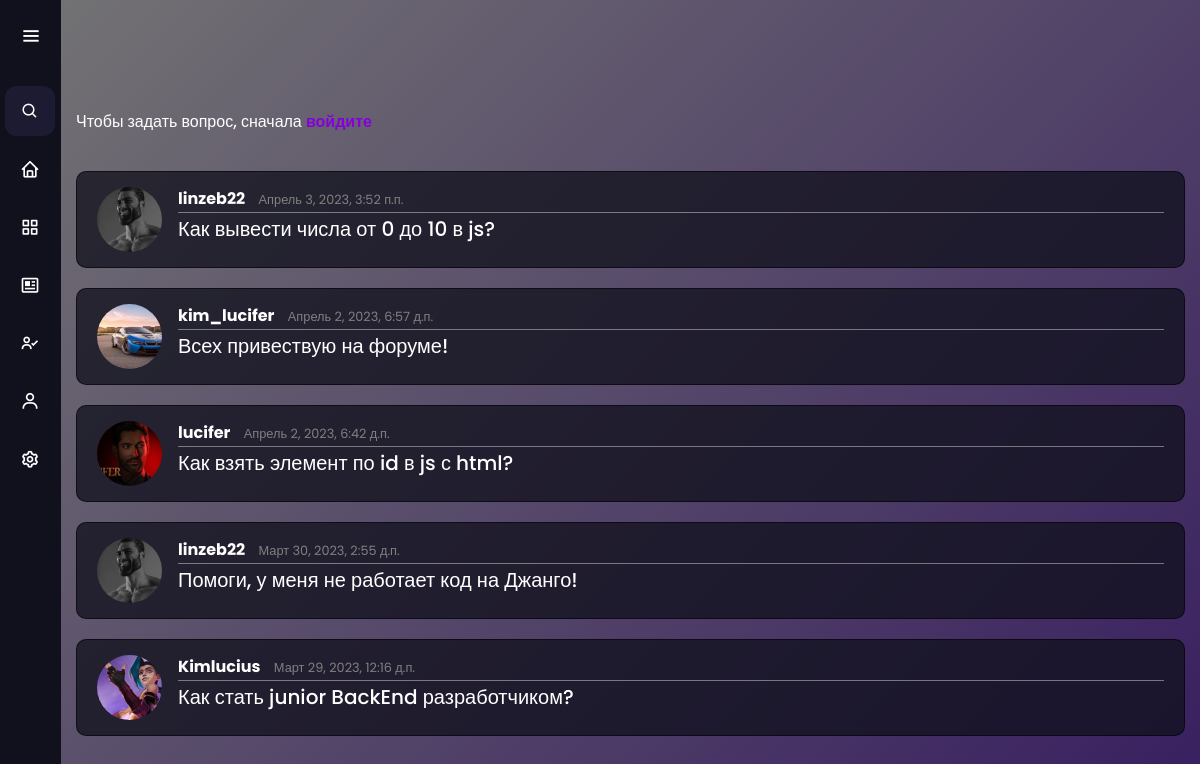
Screenshot of /blog/ with the database file from the repository.
### blog/models.py (models this page shows, shortened)
class Post(models.Model):
    title = models.CharField(max_length=100)
    content = models.TextField()
    date_posted = models.DateTimeField(default=timezone.now)
    author = models.ForeignKey(User, on_delete=models.CASCADE)

### users/models.py (models this page shows, shortened)
class Profile(models.Model):
    user = models.OneToOneField(User, on_delete=models.CASCADE)
    image = models.ImageField(default='default.jpg', upload_to='profile_pics')

### blog/views.py (the view)
# urls.py: path('blog/', PostListView.as_view(), name='blog-home'),
class PostListView(ListView):
    model = Post
    template_name = 'blog/home.html'
    context_object_name = 'posts'
    ordering = ['-date_posted']

### blog/templates/blog/home.html
﻿{% extends "blog/base.html" %}
{% block content %}
  {% if user.is_authenticated %}
    <a class="add_new_comment" href="{% url 'post-create' %}">Задать вопрос</a>
  {% else %}
  <p style="color: white; font-weight: 500;">Чтобы задать вопрос, сначала <a class="a-change-2" href="{% url 'login' %}">войдите</a></p>
  {% endif %}
<p style="padding-bottom: 5px;"></p>
  {% for post in posts %}
        <article class="media content-section">
          <img class="rounded-circle article-img" src="{{ post.author.profile.image.url }}">
          <div class="media-body">
            <div class="article-metadata">
              <a class="article-name" href="{% url 'user-posts' post.author.username %}">{{ post.author }} </a>
              <small class="article-date"> {{ post.date_posted }}</small>
            </div>
            <h2><a class="article-title" href="{% url 'post-detail' post.id %}">{{ post.title }}</a></h2>
          </div>
        </article>
    {% endfor %}
  {% endblock content %}

### blog/static/blog/main.css (style rules this page uses)
﻿body, html { width:100%; height:100% }
body { background: linear-gradient(-45deg, #1a004f, #4c318d, #230059, #747474); background-size: 400% 400%; animation: gradient 15s ease infinite; color: #333333; font-family:Roboto; }
.media { word-wrap: break-word; }
.media-body { width: 100px; word-wrap: break-word; }
.content-section { background: #11101dc1; padding: 15px 20px; border: 1px solid rgba(0, 0, 0, 0.593); word-wrap: break-word; border-radius: 10px; margin-bottom: 20px; }
.article-title { font-size: 20px; color: #ffffff; transition: .3s; }
.article-name { color: white; transition: .3s; font-weight: 700; }
.article-date { color: gray; padding-left: 10px; }
.article-img { object-fit: cover; height: 65px; width: 65px; margin-right: 16px; }
.article-metadata { word-wrap: break-word; padding-bottom: 1px; margin-bottom: 4px; border-bottom: 1px solid #e3e3e376 }
.a-change-2 { color: rgb(135, 0, 219); transition: .3s; font-weight: 700; }

### blog/static/blog/main2.css (style rules this page uses)
* { margin: 0; padding: 0; box-sizing: border-box; font-family: "Poppins" , sans-serif; }

### rows the page displays
Post: author.profile.image (picture), author "linzeb22", date_posted "Апрель 3, 2023, 3:52 п.п.", title "Как вывести числа от 0 до 10 в js?"
Post: author.profile.image (picture), author "kim_lucifer", date_posted "Апрель 2, 2023, 6:57 д.п.", title "Всех привествую на форуме!"
Post: author.profile.image (picture), author "lucifer", date_posted "Апрель 2, 2023, 6:42 д.п.", title "Как взять элемент по id в js с html?"
Post: author.profile.image (picture), author "linzeb22", date_posted "Март 30, 2023, 2:55 д.п.", title "Помоги, у меня не работает код на Джанго!"
Post: author.profile.image (picture), author "Kimlucius", date_posted "Март 29, 2023, 12:16 д.п.", title "Как стать junior BackEnd разработчиком?"
